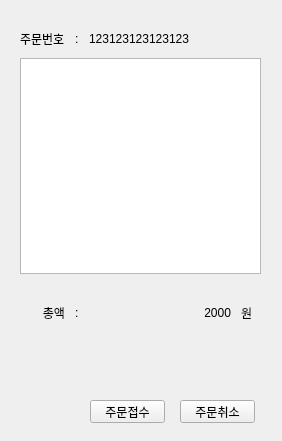
<?xml version="1.0" encoding="UTF-8"?>
<ui version="4.0">
 <class>OrderListSide</class>
 <widget class="QFrame" name="OrderListSide">
  <property name="geometry">
   <rect>
    <x>0</x>
    <y>0</y>
    <width>282</width>
    <height>441</height>
   </rect>
  </property>
  <property name="windowTitle">
   <string>Frame</string>
  </property>
  <widget class="QPushButton" name="order_cancle">
   <property name="geometry">
    <rect>
     <x>180</x>
     <y>400</y>
     <width>75</width>
     <height>23</height>
    </rect>
   </property>
   <property name="text">
    <string>주문취소</string>
   </property>
  </widget>
  <widget class="QWidget" name="gridLayoutWidget">
   <property name="geometry">
    <rect>
     <x>10</x>
     <y>20</y>
     <width>261</width>
     <height>312</height>
    </rect>
   </property>
   <layout class="QGridLayout" name="gridLayout" rowstretch="0,1,0,0" columnstretch="0,0,1,0">
    <property name="leftMargin">
     <number>10</number>
    </property>
    <property name="topMargin">
     <number>10</number>
    </property>
    <property name="rightMargin">
     <number>10</number>
    </property>
    <property name="bottomMargin">
     <number>10</number>
    </property>
    <property name="spacing">
     <number>10</number>
    </property>
    <item row="0" column="3">
     <widget class="QLabel" name="label_7">
      <property name="text">
       <string/>
      </property>
     </widget>
    </item>
    <item row="0" column="1">
     <widget class="QLabel" name="label_8">
      <property name="text">
       <string>:</string>
      </property>
     </widget>
    </item>
    <item row="0" column="2">
     <widget class="QLabel" name="label_3">
      <property name="text">
       <string>123123123123123</string>
      </property>
      <property name="alignment">
       <set>Qt::AlignLeading|Qt::AlignLeft|Qt::AlignVCenter</set>
      </property>
     </widget>
    </item>
    <item row="3" column="2">
     <widget class="QLabel" name="sum_price">
      <property name="text">
       <string>2000</string>
      </property>
      <property name="alignment">
       <set>Qt::AlignRight|Qt::AlignTrailing|Qt::AlignVCenter</set>
      </property>
     </widget>
    </item>
    <item row="3" column="3">
     <widget class="QLabel" name="label_12">
      <property name="text">
       <string>원</string>
      </property>
     </widget>
    </item>
    <item row="0" column="0">
     <widget class="QLabel" name="label_2">
      <property name="text">
       <string>주문번호</string>
      </property>
      <property name="alignment">
       <set>Qt::AlignLeading|Qt::AlignLeft|Qt::AlignVCenter</set>
      </property>
     </widget>
    </item>
    <item row="3" column="0">
     <widget class="QLabel" name="label_10">
      <property name="text">
       <string>총액</string>
      </property>
      <property name="alignment">
       <set>Qt::AlignRight|Qt::AlignTrailing|Qt::AlignVCenter</set>
      </property>
     </widget>
    </item>
    <item row="3" column="1">
     <widget class="QLabel" name="label_11">
      <property name="text">
       <string>:</string>
      </property>
     </widget>
    </item>
    <item row="2" column="3">
     <spacer name="verticalSpacer">
      <property name="orientation">
       <enum>Qt::Vertical</enum>
      </property>
      <property name="sizeHint" stdset="0">
       <size>
        <width>20</width>
        <height>20</height>
       </size>
      </property>
     </spacer>
    </item>
    <item row="1" column="0" colspan="4">
     <widget class="QTableView" name="order_items"/>
    </item>
   </layout>
  </widget>
  <widget class="QPushButton" name="order_receipt">
   <property name="geometry">
    <rect>
     <x>90</x>
     <y>400</y>
     <width>75</width>
     <height>23</height>
    </rect>
   </property>
   <property name="text">
    <string>주문접수</string>
   </property>
  </widget>
 </widget>
 <resources/>
 <connections/>
</ui>
